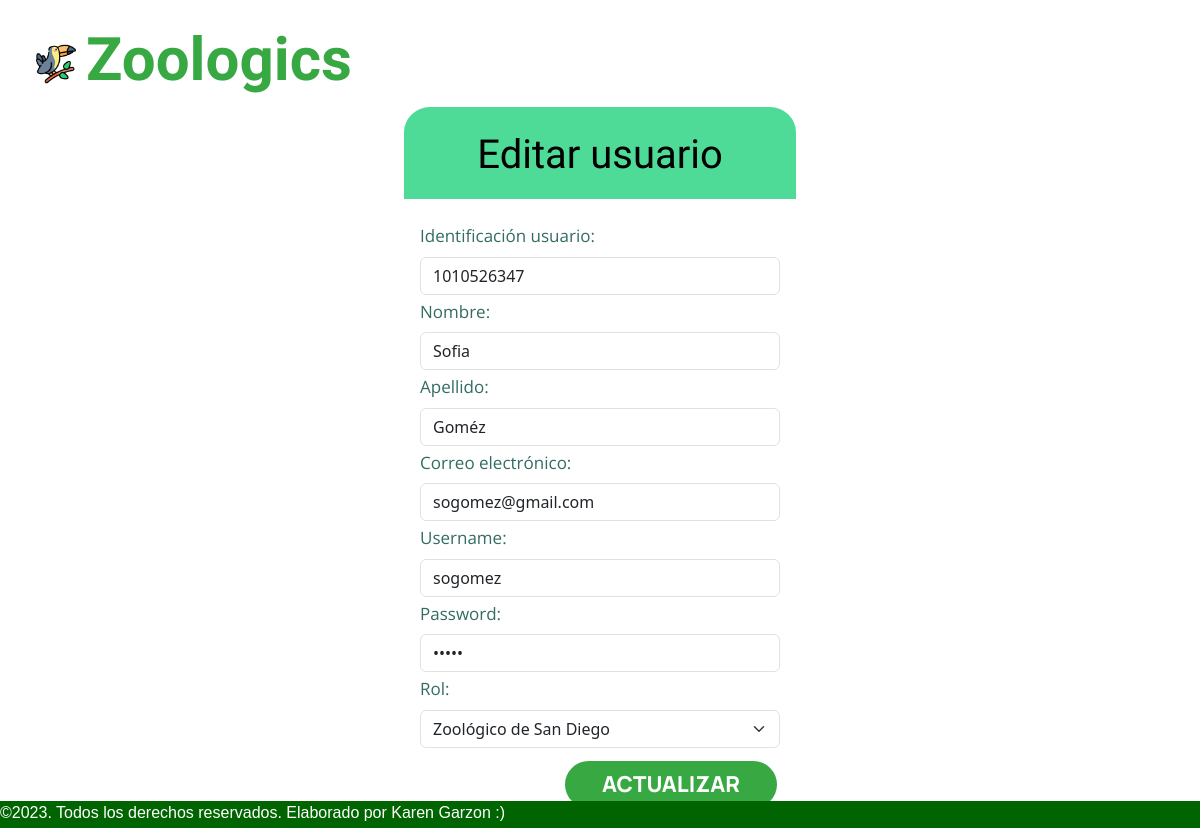
Page /Paneles/Administrador/ModificarUser.php?ID=1001 (signed in) on the committed database.
### tables this page shows
CREATE TABLE Usuario(
    ID int(4) NOT NULL AUTO_INCREMENT,
    Identificacion int(10) NOT NULL,
    Nombre varchar(40) NOT NULL,
    Apellido varchar(40) NOT NULL,
    Correo varchar(40) NOT NULL,
    User varchar(20) NOT NULL,
    Pass  varchar(50) NOT NULL,
    ID_Rol int(3),
    PRIMARY KEY (ID),
    FOREIGN KEY (ID_Rol) REFERENCES Rol(ID) ON UPDATE CASCADE ON DELETE SET NULL
) AUTO_INCREMENT = 1001;

### Paneles/Administrador/ModificarUser.php (the view, shortened to what this page needs)
<?php
    $link = conectar();
    $sqlRoles = "SELECT ID, Rol FROM Rol";
    $roles = $link->query($sqlRoles);
    $roles->data_seek(0);
    $ID_u = (isset($_GET['ID'])?$_GET['ID']:"");
    $sqlSeleccionar = "SELECT * FROM Usuario WHERE ID = $ID_u";
    $registros = $link->query($sqlSeleccionar);
?>
<!DOCTYPE html>
<html lang="es">
<head>
    <link href="https://cdn.jsdelivr.net/npm/bootstrap@5.3.2/dist/css/bootstrap.min.css"
        rel="stylesheet"
>
    <link rel="stylesheet" href="../../Estilos/Editar.css">
    <link href="https://cdn.jsdelivr.net/npm/sweetalert2@11.8.0/dist/sweetalert2.min.css" rel="stylesheet">
</head>
<body>
    <div class = "contenedor_principal">
        <div class = "logotipo">
            <img src="../../Imagenes/Iconos/tucan.png" alt="Logo" width="40px" height="40px" class="d-inline-block align-text-top">
            <h1 class="titulo_logotipo">Zoologics</h1>
        </div>
        <div class = "segundo">
            <div class="cabecera">
                <h1 class="titulo">Editar usuario</h1>
            </div>
            <form method="POST" name = "formulario" class = "col-4 p-3 m-auto">
                <?php while ($fila = $registros->fetch_array()) { ?>
                    <div class="mb-1">
                        <label for="txtID" class="form-label">Identificación usuario: </label>
                        <input type="number" value="<?= $fila[1]; ?>" class="form-control" id="txtID" name="txtID" placeholder="Número de identificación..." required>
                    </div>
                    <div class="mb-1">
                        <label for="txtNombre" class="form-label">Nombre: </label>
                        <input type="text" value="<?= $fila[2]; ?>" class="form-control" id="txtNombre" name="txtNombre" placeholder="Nombre..." required>
                    </div>
                    <div class="mb-1">
                        <label for="txtApellido" class="form-label">Apellido: </label>
                        <input type="text" value="<?= $fila[3]; ?>" class="form-control" id="txtApellido" name="txtApellido" placeholder="Apellido..." required>
                    </div>
                    <div class="mb-1">
                        <label for="txtCorreo" class="form-label">Correo electrónico: </label>
                        <input type="email" value="<?= $fila[4]; ?>" class="form-control" id="txtCorreo" name="txtCorreo" placeholder="Email..." required>
                    </div>
                    <div class="mb-1">
                        <label for="txtUser" class="form-label">Username: </label>
                        <input type="text" value="<?= $fila[5]; ?>" class="form-control" id="txtUser" name="txtUser" placeholder="User..." required>
                    </div>
                    <div class="mb-1">
                        <label for="txtPass" class="form-label">Password: </label>
                        <input type="password" value="<?= $fila[6]; ?>" class="form-control" id="txtPass" name="txtPass" placeholder="Password..." required>
                    </div>
                    <div class="mb-1">
                        <label for="listaRoles" class="form-label">Rol: </label>
                        <select id="listaRoles" name="listaRoles" class="form-select" required>
                            <?php
                                while ($row_rol = $roles->fetch_assoc()) {
                                    $selected = ($row_rol['ID'] == $fila[7]) ? 'selected' : '';
                            ?>
                            <option value="<?php echo $row_rol['ID'] ?>" <?php echo $selected; ?>>
                                <?= $row_rol['Rol'] ?>
                            </option>
                            <?php } ?>
                        </select>
                    </div>
                <?php } ?>
                <div class="col-md-2" id="boton">
                    <input type="submit" class="btn" style="background-color: #38A843;" value="ACTUALIZAR" id="btnActualizar" name="btnActualizar">
                </div>
            </form>
        </div>
    </div>
    <footer>
        <p>&copy;2023. Todos los derechos reservados. Elaborado por Karen Garzon :)</p>
    </footer>
</body>
</html>

### Estilos/Editar.css (style rules this page uses)
* { margin: 0; padding: 0; box-sizing: border-box; }
body { background-image: url("../Imagenes/San Diego/Imagenes login/FondoModificar.jpg"); background-size: 100% 100%; background-repeat: no-repeat; background-position: center; background-attachment: fixed; display: flex; align-items: center; justify-content: start; }
.titulo_logotipo { color: #38A843; font-family: 'Baloo 2', sans-serif; font-size: 60px; font-style: normal; font-weight: 800; line-height: normal; }
.logotipo { display: flex; align-items: center; margin-top: 2%; margin-left: 3%; }
.logotipo img { margin-right: 10px; }
.contenedor_principal { width: 100%; height: 100%; }
.cabecera { border-radius: 30px 30px 0px 0px; border: 4px solid #FFF; background: #4EDA97; margin-left: 33.34%; width: 33.34%; height: 100px; color: #000; text-align: center; font-family: 'Baloo Bhaina 2', sans-serif; font-size: 50px; font-weight: 700; display: flex; flex-direction: column; justify-content: center; }
.cabecera h1 { margin-top: 3%; }
form { border-radius: 0px 0px 30px 30px; border: 4px solid #FFF; background: rgba(255, 255, 255, 0.74); backdrop-filter: blur(45px); }
label { color: #326C62; font-family: 'Open Sans', sans-serif; font-size: 17px; font-weight: 400; }
#btnActualizar { border-radius: 30px; color: #FFF; text-align: center; font-family: 'Manrope', sans-serif; font-size: 22px; font-weight: 800; margin-top: 15%; margin-left: 145px; padding-left: 60%; padding-right: 60%; }
footer { position: fixed; bottom: 0; background-color: #006400; width: 100%; height: 27px; }
footer p { color: #FFF; font-family: 'Jost', sans-serif; }

### rows in the picture
usuario: txtID "1010526347", txtNombre "Sofia", txtApellido "Goméz", txtCorreo "sogomez@gmail.com", txtUser "sogomez"

### other values in the picture
form field listaRoles "Zoológico de San Diego"
